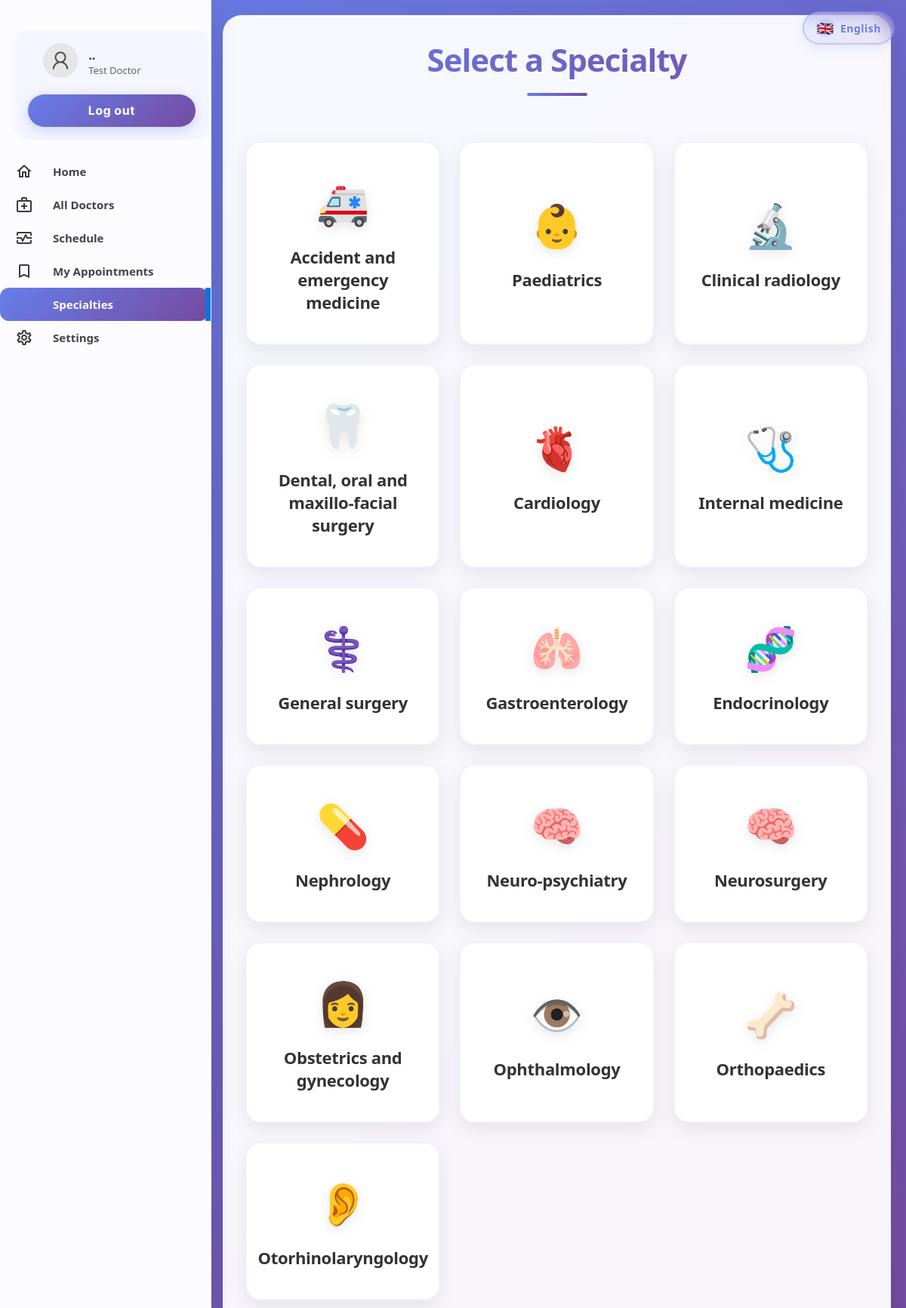
/patient/specialties.php (signed in), run on the app's committed database.
### tables this page shows
CREATE TABLE IF NOT EXISTS `specialties` (
  `id` int(2) NOT NULL,
  `sname` varchar(50) DEFAULT NULL,
  PRIMARY KEY (`id`)
);

### translations.php (called while the page is built, shortened)
<?php
$current_lang = $_SESSION['lang'];
$specialty_translations = [
    'en' => [
        'Accident and emergency medicine' => 'Accident and emergency medicine',
        'Paediatrics' => 'Paediatrics',
        'Clinical radiology' => 'Clinical radiology',
        'Dental, oral and maxillo-facial surgery' => 'Dental, oral and maxillo-facial surgery',
        'Cardiology' => 'Cardiology',
        'Internal medicine' => 'Internal medicine',
        'General surgery' => 'General surgery',
        'Gastroenterology' => 'Gastroenterology',
        'Endocrinology' => 'Endocrinology',
        'Nephrology' => 'Nephrology',
        'Neuro-psychiatry' => 'Neuro-psychiatry',
        'Neurosurgery' => 'Neurosurgery',
        'Obstetrics and gynecology' => 'Obstetrics and gynecology',
        'Ophthalmology' => 'Ophthalmology',
        'Orthopaedics' => 'Orthopaedics',
        'Otorhinolaryngology' => 'Otorhinolaryngology',
        'Dermatology' => 'Dermatology',
        'Neurology' => 'Neurology',
        'Psychiatry' => 'Psychiatry',
        'General Medicine' => 'General Medicine',
        'Radiology' => 'Radiology',
        'Urology' => 'Urology',
        'Oncology' => 'Oncology',
    ],
    'ar' => [
        'Accident and emergency medicine' => 'طب الحوادث والطوارئ',
        'Paediatrics' => 'طب الأطفال',
        'Clinical radiology' => 'الأشعة السريرية',
        'Dental, oral and maxillo-facial surgery' => 'جراحة الفم والوجه والفكين',
        'Cardiology' => 'أمراض القلب',
        'Internal medicine' => 'الطب الباطني',
        'General surgery' => 'الجراحة العامة',
        'Gastroenterology' => 'أمراض الجهاز الهضمي',
        'Endocrinology' => 'الغدد الصماء',
        'Nephrology' => 'أمراض الكلى',
        'Neuro-psychiatry' => 'الطب النفسي العصبي',
        'Neurosurgery' => 'جراحة الأعصاب',
        'Obstetrics and gynecology' => 'طب النساء والتوليد',
        'Ophthalmology' => 'طب العيون',
        'Orthopaedics' => 'جراحة العظام',
        'Otorhinolaryngology' => 'طب الأنف والأذن والحنجرة',
        'Dermatology' => 'الأمراض الجلدية',
        'Neurology' => 'طب الأعصاب',
        'Psychiatry' => 'الطب النفسي',
        'General Medicine' => 'الطب العام',
        'Radiology' => 'الأشعة',
        'Urology' => 'جراحة المسالك البولية',
        'Oncology' => 'الأورام',
    ]
];
function translateSpecialty($specialty_name) {
    global $specialty_translations, $current_lang;
    if (isset($specialty_translations[$current_lang][$specialty_name])) {
        return $specialty_translations[$current_lang][$specialty_name];
    }
    return $specialty_name;
}
function getSpecialtyIcon($specialty_name) {
    $specialty_icons = [
        'Accident and emergency medicine' => '🚑',
        'Paediatrics' => '👶',
        'Clinical radiology' => '🔬',
        'Dental, oral and maxillo-facial surgery' => '🦷',
        'Cardiology' => '🫀',
        'Internal medicine' => '🩺',
        'General surgery' => '⚕️',
        'Gastroenterology' => '🫁',
        'Endocrinology' => '🧬',
        'Nephrology' => '💊',
        'Neuro-psychiatry' => '🧠',
        'Neurosurgery' => '🧠',
        'Obstetrics and gynecology' => '👩',
        'Ophthalmology' => '👁️',
        'Orthopaedics' => '🦴',
        'Otorhinolaryngology' => '👂',
        'Dermatology' => '💉',
        'Neurology' => '🧠',
        'Psychiatry' => '🧠',
        'General Medicine' => '🩺',
        'Radiology' => '🔬',
        'Urology' => '💊',
        'Oncology' => '🔬',
        'Surgery' => '⚕️',
        'Emergency Medicine' => '🚑',
        'Dentistry' => '🦷',
        'Gynecology' => '👩',
        'Orthopedics' => '🦴',
    ];
    if (isset($specialty_icons[$specialty_name])) {
        return $specialty_icons[$specialty_name];
    }
    return '🩺';
}
function t($key, $default = '') {
    global $translations, $current_lang;
    if (isset($translations[$current_lang][$key])) {
        return $translations[$current_lang][$key];
    }
    return $default !== '' ? $default : $key;
}
function getLang() {
    global $current_lang;
    return $current_lang;
}
function isArabic() {
    return getLang() === 'ar';
}
?>

### patient/specialties.php (the view, shortened to what this page needs)
<?php
    if(isset($_SESSION["user"])){
        if(($_SESSION["user"])=="" or $_SESSION['usertype']!='p'){
            header("location: ../login.php");
            exit();
        }else{
            $useremail=$_SESSION["user"];
        }
    }else{
        header("location: ../login.php");
        exit();
    }
    include("../connection.php");
    include("../translations.php");
    $query = "SELECT * FROM specialties";
    $result = mysqli_query($database, $query);
    $userrow = $database->query("SELECT * FROM patient WHERE pemail='$useremail'");
    $userfetch = $userrow->fetch_assoc();
    $username = $userfetch["pname"];
?>
<!DOCTYPE html>
<html lang="<?php echo getLang(); ?>" dir="<?php echo isArabic() ? 'rtl' : 'ltr'; ?>">
<head>
  <link rel="stylesheet" href="../css/animations.css">
  <link rel="stylesheet" href="../css/main.css">
  <link rel="stylesheet" href="../css/admin.css">
  <link rel="stylesheet" href="../css/language.css">
</head>
<body>
    <div class="language-switcher-header">
        <?php include("../language-switcher.php"); ?>
    </div>
<div class="container">
<div class="menu" id="sidebarMenu">
  <table class="menu-container" border="0">
    <tr>
      <td style="padding:10px" colspan="2">
        <table border="0" class="profile-container">
          <tr>
            <td width="30%" style="padding-left:20px">
              <img src="../img/user.png" alt="" width="100%" style="border-radius:50%">
            </td>
            <td>
              <p class="profile-title"><?php echo substr($username,0,13); ?>..</p>
              <p class="profile-subtitle"><?php echo substr($useremail,0,22); ?></p>
            </td>
          </tr>
          <tr>
            <td colspan="2">
              <a href="../logout.php"><input type="button" value="<?php echo t('logout'); ?>" class="logout-btn btn-primary-soft btn"></a>
            </td>
          </tr>
        </table>
      </td>
    </tr>
    <tr class="menu-row">
      <td class="menu-btn menu-icon-home">
        <a href="index.php">
          <div><p class="menu-text"><?php echo t('home'); ?></p></div>
        </a>
      </td>
    </tr>
    <tr class="menu-row">
      <td class="menu-btn menu-icon-doctor">
        <a href="doctors.php" class="non-style-link-menu"><div><p class="menu-text"><?php echo t('all_doctors'); ?></p></div></a>
      </td>
    </tr>
    <tr class="menu-row">
      <td class="menu-btn menu-icon-session">
        <a href="schedule.php" class="non-style-link-menu"><div><p class="menu-text"><?php echo t('schedule'); ?></p></div></a>
      </td>
    </tr>
    <tr class="menu-row">
      <td class="menu-btn menu-icon-appoinment">
        <a href="appointment.php" class="non-style-link-menu"><div><p class="menu-text"><?php echo t('my_appointments'); ?></p></div></a>
      </td>
    </tr>
    <tr class="menu-row">
      <td class="menu-btn menu-icon-appoinment menu-active menu-icon-specialties-active ">
        <a href="specialties.php" class="non-style-link-menu"><div><p class="menu-text"><?php echo t('specialties'); ?></p></div></a>
      </td>
    </tr>
    <tr class="menu-row">
      <td class="menu-btn menu-icon-settings">
        <a href="settings.php" class="non-style-link-menu"><div><p class="menu-text"><?php echo t('settings'); ?></p></div></a>
      </td>
    </tr>
  </table>
</div>
<div class="dash-body">
  <h1><?php echo t('select_a_specialty'); ?></h1>
  <div class="specialties">
    <?php
    if (mysqli_num_rows($result) > 0) {
      while($row = mysqli_fetch_assoc($result)) {
        $icon = getSpecialtyIcon($row['sname']);
        echo '
          <a href="doctors_by_specialty.php?id='.$row['id'].'">
            <div class="card">
              <div class="card-icon">'.$icon.'</div>
              <h3>'.translateSpecialty($row['sname']).'</h3>
            </div>
          </a>
        ';
      }
    } else {
      echo "<p style='text-align:center; font-size:18px; color:#666; padding: 40px;'>".t('no_specialties')."</p>";
    }
    ?>
  </div>
  </div>
</div>
</body>
</html>

### language-switcher.php (shortened to what this page needs)
<?php
$current_lang = getLang();
?>
<div class="language-switcher">
    <a href="#" class="lang-toggle">
        <span class="lang-icon"><?php echo $current_lang === 'ar' ? '🇸🇦' : '🇬🇧'; ?></span>
        <span class="lang-text"><?php echo $current_lang === 'ar' ? 'العربية' : 'English'; ?></span>
    </a>
</div>

### css/main.css (style rules this page uses)
:root { --primarycolor: #0A76D8; --primarycolorhover: #006dd3; --btnice:#D8EBFA; --btnnicetext:#1b62b3; }
body { margin: 0; padding: 0; border-spacing: 0; font-family: 'Inter', sans-serif; }
.btn { cursor: pointer; padding: 8px 20px; outline: none; text-decoration: none; font-size: 15px; letter-spacing: 0.5px; transition: all 0.3s; border-radius: 5px; font-family: 'Inter', sans-serif; }
.btn-primary-soft { background-color: #D8EBFA ; color: #1969AA; font-weight: 500; font-size: 16px; border: none; }
.menu-btn { padding:6px; color: #3b3b3b; background-position: 30% 50%; background-repeat: no-repeat; transition: 0.5s; }
.menu-text { padding-left: 40%; font-weight: 500; font-size: 16px; }
.menu-active { color: var(--primarycolor); border-right: 7px solid var(--primarycolor); background-color: var(); }
.non-style-link-menu:link, .non-style-link-menu:visited, .non-style-link-menu:active { text-decoration: none; color: #e6dbdb; }
.menu-icon-doctor { background-image: url('../img/icons/doctors.svg'); }
.menu-icon-appoinment { background-image: url('../img/icons/book.svg'); }
.menu-icon-settings { background-image: url('../img/icons/settings.svg'); }
.menu-icon-session { background-image: url('../img/icons/session.svg'); }
.menu-icon-home { background-image: url('../img/icons/home.svg'); }
.menu-icon-specialties:hover,.menu-icon-specialties-active { color: var(--primarycolor); background-image: url('../img/icons/book-hover.svg'); }

### css/admin.css (style rules this page uses)
.container { display: flex; flex-wrap: wrap; height: 100vh; }
.menu { border-right: 1.5px solid rgb(235, 235, 235); width: 21%; height: 100vh; box-shadow: 0 0px 0px 2px rgba(9, 198, 231, 0.3); }
.dash-body { width: 79%; height: 100vh; }
.menu-container { width: 100%; border-spacing: 0; }
.profile-title { font-weight: 600; color: #333; font-size: 22px; margin: 0; text-align: left; padding-left: 8%; }
.profile-subtitle { font-weight: 400; color: #666; font-size: 15px; margin: 0; text-align: left; padding-left: 8%; }
.logout-btn { margin-top: 15px !important; width: 100% !important; background: linear-gradient(135deg, #667eea 0%, #764ba2 100%) !important; border: none !important; border-radius: 25px !important; padding: 12px 30px !important; color: white !important; font-weight: 700 !important; box-shadow: 0 4px 15px rgba(102, 126, 234, 0.3) !important; transition: all 0.3s ease !important; cursor: pointer !important; }
.profile-container { background: rgba(102, 126, 234, 0.05) !important; border-radius: 15px !important; padding: 15px !important; margin: 10px !important; width: 100% !important; box-sizing: border-box !important; border: none !important; text-align: center !important; }
.profile-container td[width="30%"] { width: 30% !important; min-width: 30% !important; max-width: 30% !important; }
.profile-container img[src*="user.png"] { width: 100% !important; max-width: 100% !important; height: auto !important; }

### css/language.css (style rules this page uses)
[dir="ltr"] { direction: ltr; text-align: left; }
html { transition: direction 0.3s ease; }

### language-switcher.php (style rules this page uses)
.language-switcher { position: relative; display: inline-block; z-index: 1000; }
.lang-toggle { display: flex; align-items: center; gap: 8px; padding: 8px 16px; background: linear-gradient(135deg, rgba(102, 126, 234, 0.1) 0%, rgba(118, 75, 162, 0.1) 100%); border: 2px solid rgba(102, 126, 234, 0.3); border-radius: 25px; cursor: pointer; transition: all 0.3s ease; font-weight: 600; font-size: 14px; color: #667eea; text-decoration: none; backdrop-filter: blur(10px); box-shadow: 0 4px 15px rgba(102, 126, 234, 0.15); }
.lang-icon { font-size: 18px; display: flex; align-items: center; justify-content: center; width: 24px; height: 24px; border-radius: 50%; background: rgba(102, 126, 234, 0.15); transition: all 0.3s ease; }
.lang-text { font-weight: 700; letter-spacing: 0.5px; }

### data on the page
specialties: sname "🚑"
specialties: sname "👶"
specialties: sname "🔬"
specialties: sname "🦷"
specialties: sname "🫀"
specialties: sname "🩺"
specialties: sname "⚕️"
specialties: sname "🫁"
specialties: sname "🧬"
specialties: sname "💊"
specialties: sname "🧠"
specialties: sname "🧠"
specialties: sname "👩"
specialties: sname "👁️"
specialties: sname "🦴"
specialties: sname "👂"

### other printed values
substr($useremail,0,22) "Test Doctor"
t('home') "Home"
t('all_doctors') "All Doctors"
t('schedule') "Schedule"
t('my_appointments') "My Appointments"
t('specialties') "Specialties"
t('settings') "Settings"
t('select_a_specialty') "Select a Specialty"
